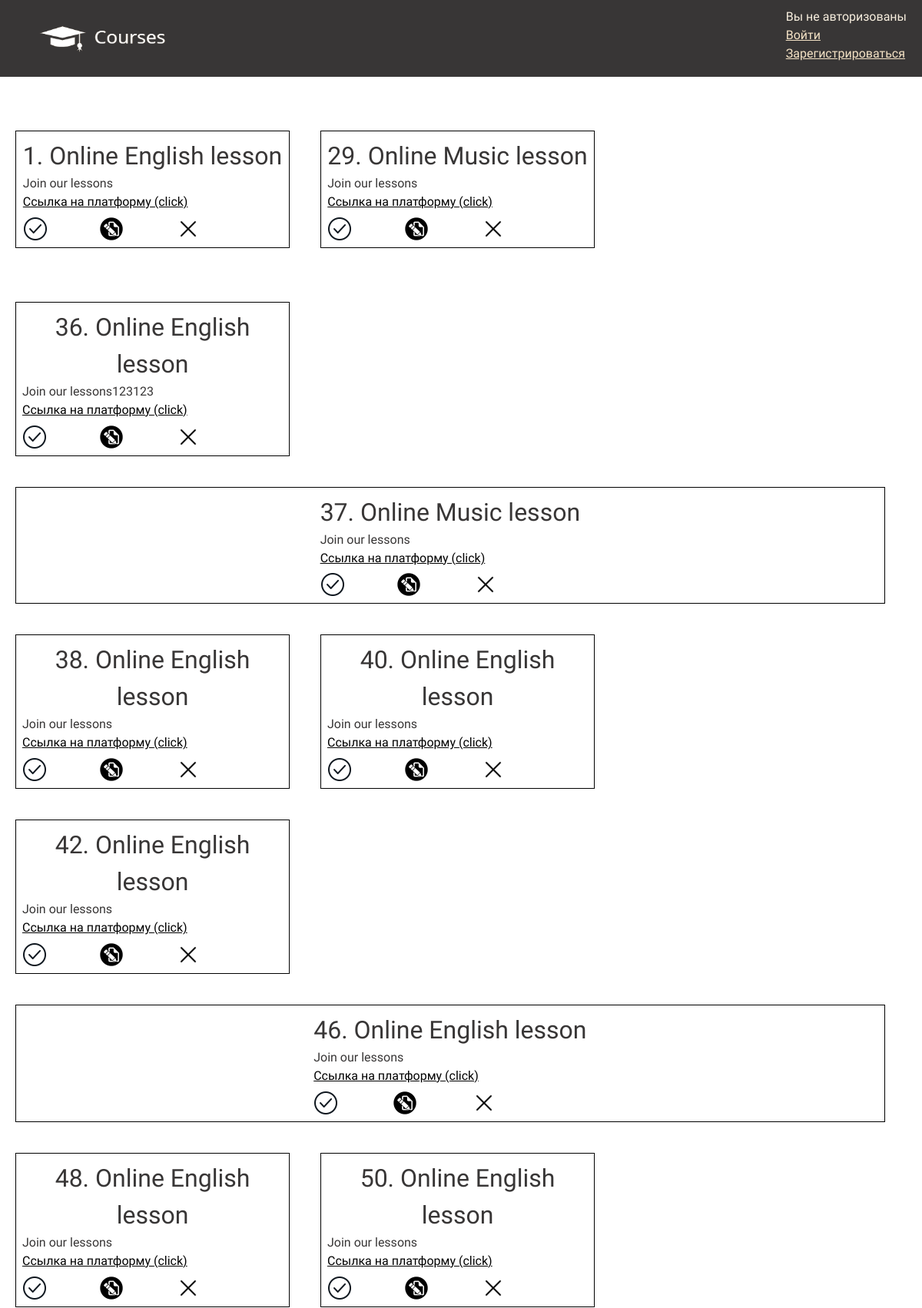
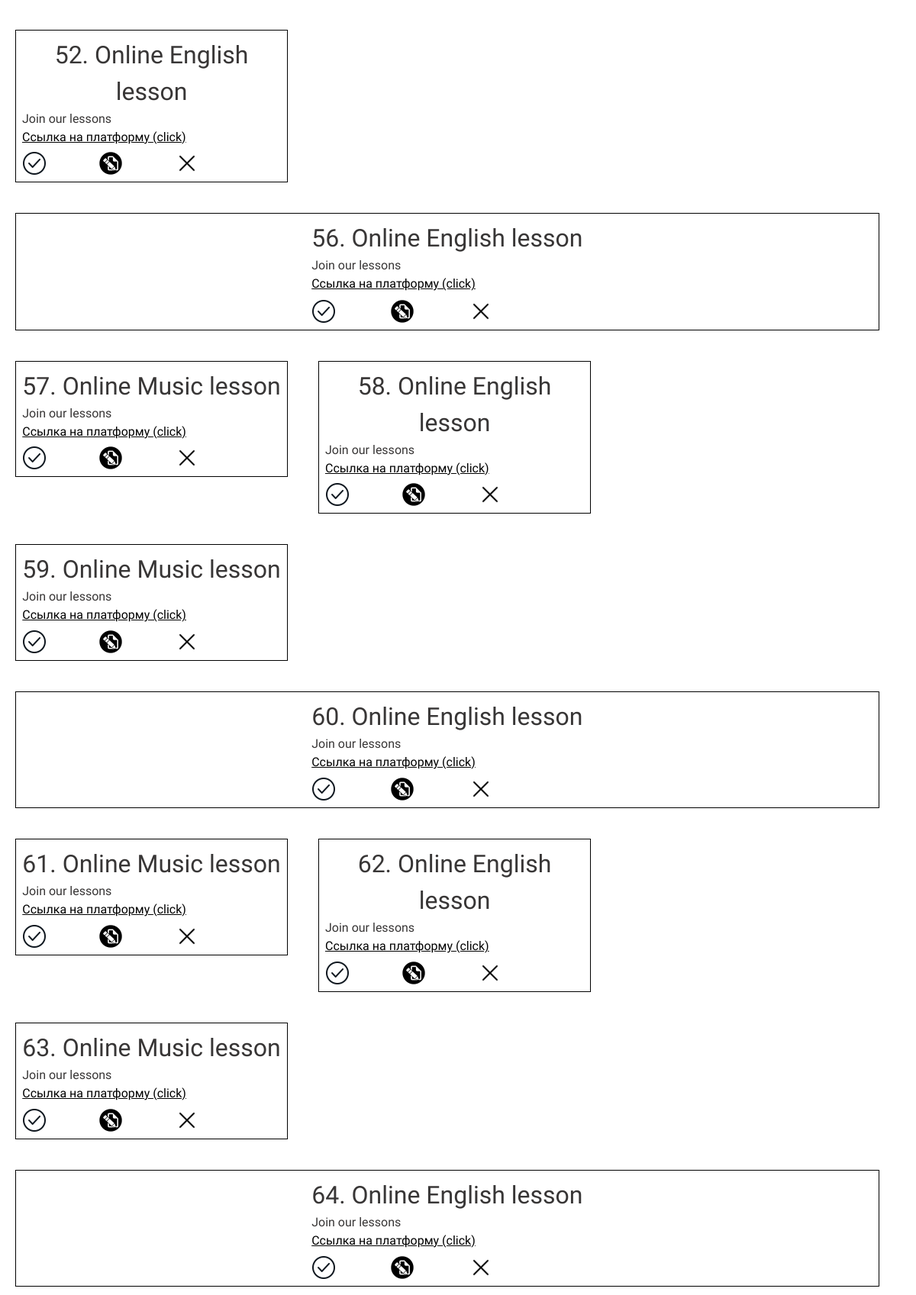
The page / (upper part) on the database its author committed (2 pictures, top to bottom).
### tables this page shows
CREATE TABLE `main` (
  `id` int(8) NOT NULL,
  `title` varchar(40) NOT NULL,
  `text` varchar(200) NOT NULL,
  `url` varchar(40) NOT NULL
);

### index.php (the view, shortened to what this page needs)
<!DOCTYPE html>
<html lang="en">
<head>
    <link rel="stylesheet" href="css/reset.css">
    <link rel="stylesheet" href="css/index.css">
</head>
<body>
    <div class="wrapper">
        <div class="wrapper__content">
            <header>
                <div class="logo"> <img src="library/logo.png" width="300px" height="100px"> </div>
                <div class="account">
                    <?php
                        if ($_COOKIE['user'] == '')
                        {
                        printf("<div class='header__text'> Вы не авторизованы<br><a href='reg_html/auth.html'>Войти </a> <br> <a href='reg_html/registration.html'>Зарегистрироваться</a> </div>");
                        } else
                        {
                        printf('<div class="header__text"> Вы авторизованы  </div>');
                        printf('<div class="courses"> <a href="new_course.html"> Добавить курс </a> </div>');
                        printf("<div class='header__text'> <a href='php/reg/exit.php'>Выйти</a> </div>");
                        $_SESSION['auth'] = true;
                        }
                    ?>
                </div>
            </header>
            <div class="main-page">
                <div class="section__middle">
                    <?php
                        $mysql = new mysqli('localhost','root','root','courses');
                        $result = mysqli_query($mysql,"SELECT * FROM `main`");
                        while ($course = mysqli_fetch_assoc($result))
                        {
                            ?>
                            <div class="gen_class">
                                <ul>
                                <li class="title"><?php echo $course['id']; echo ". "; echo $course['title']; ?> </li>
                                <li><?php echo $course['text']; ?> </li>
                                <li class="li_margin"> <a class="urls" href="<?php echo $course['url'];?>"> Ссылка на платформу (click) </a> </li>
                                <br>
                                <li>
                                    <a href="php/vendor/finish.php?id=<?= $course['id'] ?>"> <img width="32px" height="32px" src="library/actions/finish.png" alt="Завершить мероприятие"> </a>
                                    <a href="update.php?id=<?= $course['id'] ?>"><img width="32px" height="32px" src="library/actions/update.png" alt="Изменить мероприятие"></a>
                                    <a href="php/vendor/delete_course.php?id=<?= $course['id'] ?>"><img width="32px" height="32px" src="library/actions/delete.png" alt="Удалить мероприятие"> </a>
                                </li>
                            </ul>
                        </div>
                            <?php
                        }
                        ?>
                </div>
        </div>
    </div>
</body>
</html>

### css/index.css (style rules this page uses)
html, body { height: 100%; font-family: 'Didact Gothic', sans-serif; color: rgb(247, 238, 222); }
header { background: content-box rgb(56, 54, 54); display: flex; flex-direction: row; justify-content: space-between; padding: 0 0 10px 0; font-family: 'Didact Gothic', sans-serif; color: rgb(247, 238, 222); }
.header__text { padding-top: 10px; padding-right: 20px; }
.logo { padding: 0; }
.urls { color: black; }
a { font-family: 'Didact Gothic', sans-serif; color: rgb(245, 227, 198); }
.section__middle { margin: 0px 10px 10px 0px; color: rgb(56, 54, 54); }
.gen_class { margin: 20px 20px 20px 20px; border: 1px solid black; padding: 8px; display: flex; justify-content: center; flex-direction: row; flex-wrap:wrap-reverse; float: left; width: 30%; height: 30%; word-wrap: break-word; }
.gen_class:nth-child(1) { margin-top: 50px; }
.gen_class:nth-child(2) { margin-top: 50px; }
.gen_class:nth-child(3) { margin-top: 50px; }
.gen_class:nth-child(4n + 4) { width: 95.1%; }
.title { float: left; text-align: center; font-size: 32px; }
li a { display: flex; flex-direction: row; }
.gen_class a { float:left; margin-right: 20%; }
.li_margin { margin-bottom: 2%; }

### rows shown on the page
main: id "1", title "Online English lesson", text "Join our lessons"
main: id "29", title "Online Music lesson", text "Join our lessons"
main: id "36", title "Online English lesson", text "Join our lessons123123"
main: id "37", title "Online Music lesson", text "Join our lessons"
main: id "38", title "Online English lesson", text "Join our lessons"
main: id "40", title "Online English lesson", text "Join our lessons"
main: id "42", title "Online English lesson", text "Join our lessons"
main: id "46", title "Online English lesson", text "Join our lessons"
main: id "48", title "Online English lesson", text "Join our lessons"
main: id "50", title "Online English lesson", text "Join our lessons"
main: id "52", title "Online English lesson", text "Join our lessons"
main: id "56", title "Online English lesson", text "Join our lessons"
main: id "57", title "Online Music lesson", text "Join our lessons"
main: id "58", title "Online English lesson", text "Join our lessons"
main: id "59", title "Online Music lesson", text "Join our lessons"
main: id "60", title "Online English lesson", text "Join our lessons"
main: id "61", title "Online Music lesson", text "Join our lessons"
main: id "62", title "Online English lesson", text "Join our lessons"
main: id "63", title "Online Music lesson", text "Join our lessons"
main: id "64", title "Online English lesson", text "Join our lessons"
